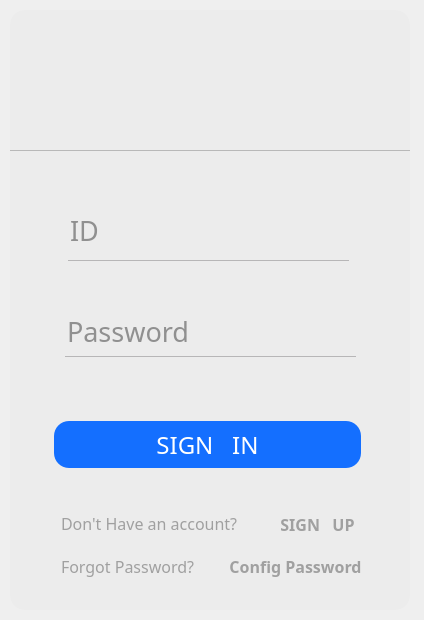
<?xml version="1.0" encoding="UTF-8"?>
<ui version="4.0">
 <class>login</class>
 <widget class="QWidget" name="login">
  <property name="geometry">
   <rect>
    <x>0</x>
    <y>0</y>
    <width>424</width>
    <height>620</height>
   </rect>
  </property>
  <property name="sizePolicy">
   <sizepolicy hsizetype="Preferred" vsizetype="Preferred">
    <horstretch>0</horstretch>
    <verstretch>0</verstretch>
   </sizepolicy>
  </property>
  <property name="minimumSize">
   <size>
    <width>400</width>
    <height>600</height>
   </size>
  </property>
  <property name="maximumSize">
   <size>
    <width>424</width>
    <height>620</height>
   </size>
  </property>
  <property name="font">
   <font>
    <family>AvenirNext LT Pro Regular</family>
    <pointsize>11</pointsize>
   </font>
  </property>
  <property name="windowTitle">
   <string>Form</string>
  </property>
  <property name="styleSheet">
   <string notr="true">#frame{
  background:#ECECEC;
  border-color:#E7E7E7;
  border-width: 1px;
  border-radius: 15px;

}

QToolButton{
  background:transparent;
  border-radius:35px;
}


QPushButton {
	border-radius: 15px;
	margin: 2px;
	color: rgb(255, 255, 255);
	background-color: #146FFF;
}


QPushButton:hover{
  background:#A1C4FA;
  border-radius:15px;
  color:#ececec;
}


QLineEdit{
  background:transparent;
  border:none;
  color:#343434;
  border-bottom:1px solid #B7B6B7;
}</string>
  </property>
  <widget class="QFrame" name="frame">
   <property name="geometry">
    <rect>
     <x>10</x>
     <y>10</y>
     <width>400</width>
     <height>600</height>
    </rect>
   </property>
   <property name="font">
    <font>
     <pointsize>12</pointsize>
    </font>
   </property>
   <property name="styleSheet">
    <string notr="true"/>
   </property>
   <property name="frameShape">
    <enum>QFrame::StyledPanel</enum>
   </property>
   <property name="frameShadow">
    <enum>QFrame::Raised</enum>
   </property>
   <widget class="QPushButton" name="pushButton">
    <property name="geometry">
     <rect>
      <x>42</x>
      <y>409</y>
      <width>311</width>
      <height>51</height>
     </rect>
    </property>
    <property name="font">
     <font>
      <family>AvenirNext LT Pro Bold</family>
      <pointsize>18</pointsize>
      <weight>50</weight>
      <italic>false</italic>
      <bold>false</bold>
     </font>
    </property>
    <property name="text">
     <string>SIGN   IN</string>
    </property>
   </widget>
   <widget class="QLineEdit" name="lineEdit">
    <property name="geometry">
     <rect>
      <x>58</x>
      <y>190</y>
      <width>281</width>
      <height>61</height>
     </rect>
    </property>
    <property name="font">
     <font>
      <family>AvenirNext LT Pro Medium</family>
      <pointsize>20</pointsize>
     </font>
    </property>
    <property name="text">
     <string/>
    </property>
    <property name="placeholderText">
     <string>ID</string>
    </property>
   </widget>
   <widget class="QLineEdit" name="lineEdit_2">
    <property name="geometry">
     <rect>
      <x>55</x>
      <y>296</y>
      <width>291</width>
      <height>51</height>
     </rect>
    </property>
    <property name="font">
     <font>
      <family>AvenirNext LT Pro Medium</family>
      <pointsize>20</pointsize>
     </font>
    </property>
    <property name="text">
     <string/>
    </property>
    <property name="echoMode">
     <enum>QLineEdit::Password</enum>
    </property>
    <property name="placeholderText">
     <string>Password</string>
    </property>
   </widget>
   <widget class="QLabel" name="label_2">
    <property name="geometry">
     <rect>
      <x>51</x>
      <y>541</y>
      <width>161</width>
      <height>31</height>
     </rect>
    </property>
    <property name="font">
     <font>
      <family>AvenirNext LT Pro Regular</family>
      <pointsize>12</pointsize>
     </font>
    </property>
    <property name="styleSheet">
     <string notr="true">QLabel{
  color:#a0a0a0;
  background:transparent;
}</string>
    </property>
    <property name="text">
     <string>Forgot Password?</string>
    </property>
   </widget>
   <widget class="QPushButton" name="pushButton_2">
    <property name="geometry">
     <rect>
      <x>257</x>
      <y>499</y>
      <width>101</width>
      <height>31</height>
     </rect>
    </property>
    <property name="font">
     <font>
      <family>AvenirNext LT Pro Bold</family>
      <pointsize>12</pointsize>
      <weight>75</weight>
      <bold>true</bold>
     </font>
    </property>
    <property name="styleSheet">
     <string notr="true">
QPushButton{
  background:transparent;
  color:#A0A0A0;
}

QPushButton:hover{
  background:transparent;
  color:#343434;
}</string>
    </property>
    <property name="text">
     <string>SIGN   UP</string>
    </property>
   </widget>
   <widget class="QPushButton" name="pushButton_3">
    <property name="geometry">
     <rect>
      <x>210</x>
      <y>541</y>
      <width>151</width>
      <height>31</height>
     </rect>
    </property>
    <property name="font">
     <font>
      <family>AvenirNext LT Pro Bold</family>
      <pointsize>12</pointsize>
      <weight>75</weight>
      <bold>true</bold>
     </font>
    </property>
    <property name="styleSheet">
     <string notr="true">
QPushButton{
  background:transparent;
  color:#A0A0A0;
}

QPushButton:hover{
  background:transparent;
  color:#343434;
}</string>
    </property>
    <property name="text">
     <string>Config Password</string>
    </property>
   </widget>
   <widget class="QLabel" name="label_3">
    <property name="geometry">
     <rect>
      <x>51</x>
      <y>505</y>
      <width>191</width>
      <height>16</height>
     </rect>
    </property>
    <property name="font">
     <font>
      <family>AvenirNext LT Pro Regular</family>
      <pointsize>12</pointsize>
     </font>
    </property>
    <property name="styleSheet">
     <string notr="true">QLabel{
  color:#a0a0a0;
  background:transparent;
}</string>
    </property>
    <property name="text">
     <string>Don't Have an account?</string>
    </property>
   </widget>
   <widget class="QToolButton" name="toolButton">
    <property name="geometry">
     <rect>
      <x>341</x>
      <y>-12</y>
      <width>71</width>
      <height>71</height>
     </rect>
    </property>
    <property name="styleSheet">
     <string notr="true"/>
    </property>
    <property name="text">
     <string/>
    </property>
    <property name="icon">
     <iconset resource="images.qrc">
      <normaloff>:/images/img/close.png</normaloff>:/images/img/close.png</iconset>
    </property>
    <property name="iconSize">
     <size>
      <width>30</width>
      <height>25</height>
     </size>
    </property>
   </widget>
   <widget class="QFrame" name="frame_2">
    <property name="geometry">
     <rect>
      <x>-1</x>
      <y>-9</y>
      <width>415</width>
      <height>150</height>
     </rect>
    </property>
    <property name="styleSheet">
     <string notr="true">background-image: url(:/images/img/back.png);

QFrame{
border-radius:0px;
}</string>
    </property>
    <property name="frameShape">
     <enum>QFrame::StyledPanel</enum>
    </property>
    <property name="frameShadow">
     <enum>QFrame::Raised</enum>
    </property>
   </widget>
   <widget class="QToolButton" name="toolButton_2">
    <property name="geometry">
     <rect>
      <x>156</x>
      <y>92</y>
      <width>90</width>
      <height>90</height>
     </rect>
    </property>
    <property name="text">
     <string/>
    </property>
    <property name="icon">
     <iconset resource="images.qrc">
      <normaloff>:/images/img/head2.png</normaloff>:/images/img/head2.png</iconset>
    </property>
    <property name="iconSize">
     <size>
      <width>90</width>
      <height>90</height>
     </size>
    </property>
   </widget>
   <zorder>frame_2</zorder>
   <zorder>pushButton</zorder>
   <zorder>lineEdit</zorder>
   <zorder>lineEdit_2</zorder>
   <zorder>label_2</zorder>
   <zorder>pushButton_2</zorder>
   <zorder>pushButton_3</zorder>
   <zorder>label_3</zorder>
   <zorder>toolButton</zorder>
   <zorder>toolButton_2</zorder>
  </widget>
 </widget>
 <resources>
  <include location="images.qrc"/>
 </resources>
 <connections>
  <connection>
   <sender>toolButton</sender>
   <signal>clicked()</signal>
   <receiver>login</receiver>
   <slot>close()</slot>
   <hints>
    <hint type="sourcelabel">
     <x>375</x>
     <y>25</y>
    </hint>
    <hint type="destinationlabel">
     <x>199</x>
     <y>299</y>
    </hint>
   </hints>
  </connection>
 </connections>
</ui>
